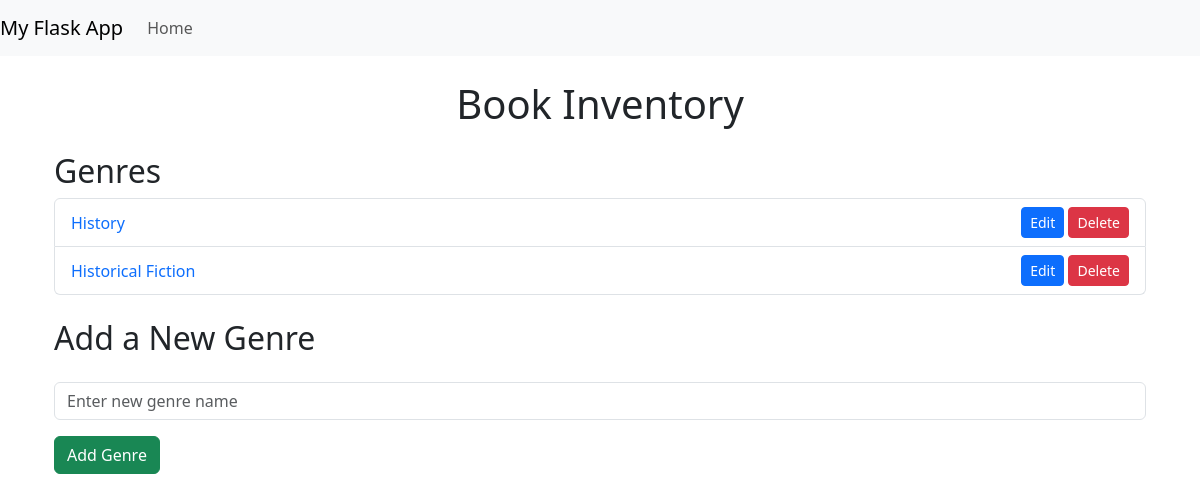
Before: / with the older database file.
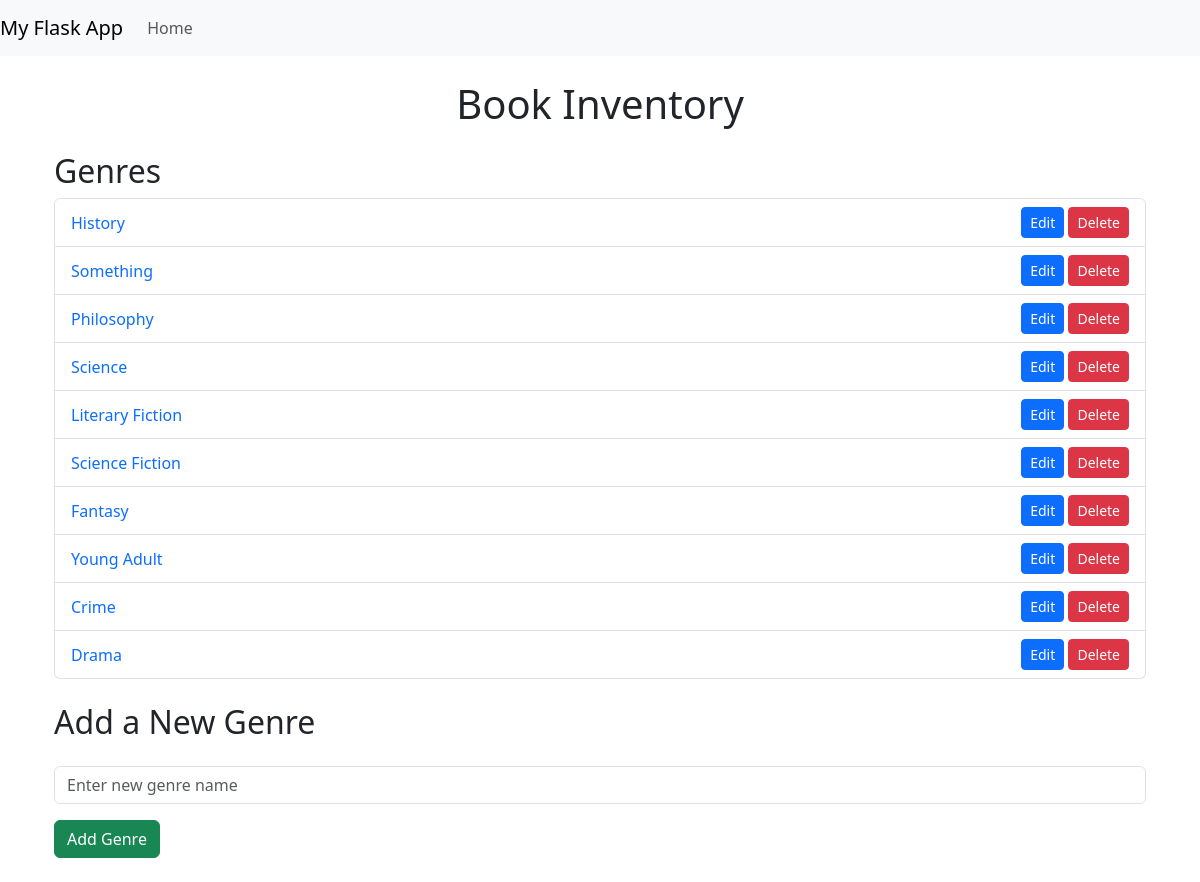
After: the same page with the newer database file.
### models/book.py (models this page shows)
class Genre(db.Model):
    __tablename__ = 'genres'
    id = db.Column(db.Integer, primary_key=True)
    name = db.Column(db.String(100), unique=True, nullable=False)
    books = db.relationship('Book', backref='genre',
                            cascade="all, delete-orphan", lazy=True)

### app.py (the view)
@app.route('/')
def index():
    page = request.args.get('page', 1, type=int)
    genres = Genre.query.paginate(page=page, per_page=10)
    return render_template('home.html', genres=genres)

### templates/home.html
{%extends 'layout.html'%} {%block body %}
<div class="container my-4">
  <h1 class="text-center mb-4">Book Inventory</h1>
  <h2>Genres</h2>
  <ul class="list-group mb-4">
    {% for genre in genres %}
    <li
      class="list-group-item d-flex justify-content-between align-items-center"
    >
      <div>
        <a
          href="{{ url_for('view_genre', genre_name=genre.name.replace(' ', '-')) }}"
          class="text-decoration-none"
        >
          {{ genre.name }}
        </a>
      </div>
      <div>
        <a
          href="{{ url_for('edit_genre', genre_id=genre.id) }}"
          class="btn btn-sm btn-primary"
          >Edit</a
        >
        <form
          action="{{ url_for('delete_genre', genre_id=genre.id) }}"
          method="POST"
          style="display: inline"
        >
          <button
            type="submit"
            class="btn btn-sm btn-danger"
            onclick="return confirm('Are you sure you want to delete this genre?');"
          >
            Delete
          </button>
        </form>
      </div>
    </li>
    {% endfor %}
  </ul>
  <h2 class="my-4">Add a New Genre</h2>
  <form
    action="{{ url_for('add_genre') }}"
    method="POST"
    class="needs-validation"
    novalidate
  >
    <div class="mb-3">
      <input
        type="text"
        name="name"
        class="form-control"
        placeholder="Enter new genre name"
        required
      />
    </div>
    <button type="submit" class="btn btn-success">Add Genre</button>
  </form>
</div>
{% endblock%}

### templates/layout.html (shortened to what this page needs)
<!DOCTYPE html>
<html lang="en">
  <head>
    <link
      rel="stylesheet"
      href="https://cdn.jsdelivr.net/npm/bootstrap@5.3.3/dist/css/bootstrap.min.css"
    />
  </head>
  <body>
    {%include 'includes/_navbar.html'%}
    <div class="container">
       {%block body %} {% endblock%}
    </div>
  </body>
</html>

### templates/includes/_navbar.html (shortened to what this page needs)
<nav class="navbar navbar-expand-lg navbar-light bg-light">
  <a class="navbar-brand" href="#">My Flask App</a>
  <div class="collapse navbar-collapse" id="navbarSupportedContent">
    <ul class="navbar-nav mr-auto">
      <li class="nav-item active">
        <a class="nav-link" href="/"
          >Home</a
        >
      </li>
    </ul>
  </div>
</nav>

Changed rows visible on the page:
changed Genre: name "Historical Fiction" → "Something"
added Genre: name "Philosophy"
added Genre: name "Science"
added Genre: name "Literary Fiction"
added Genre: name "Science Fiction"
added Genre: name "Fantasy"
added Genre: name "Young Adult"
added Genre: name "Crime"
added Genre: name "Drama"
